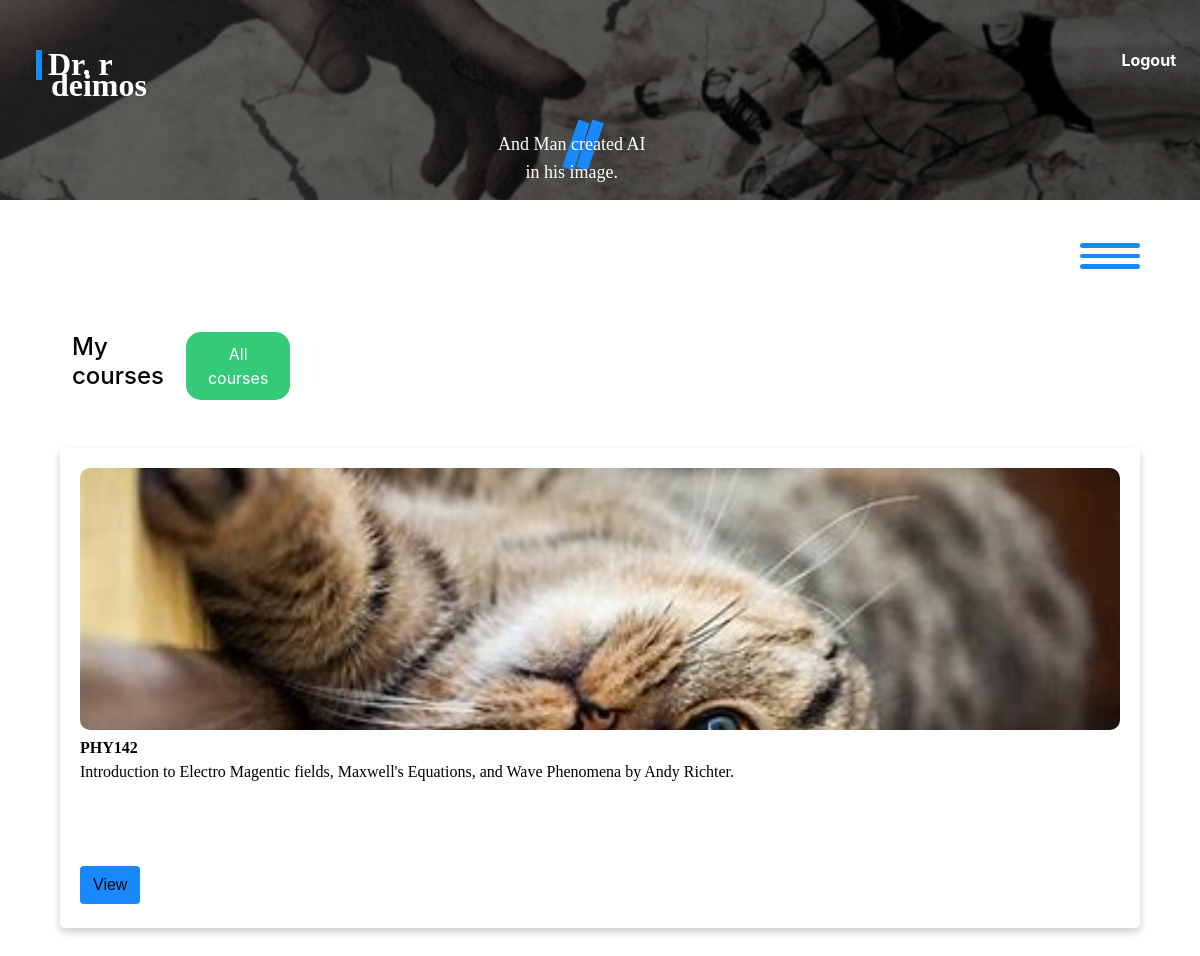
The page /deimos/ (signed in) on the database as committed earlier.
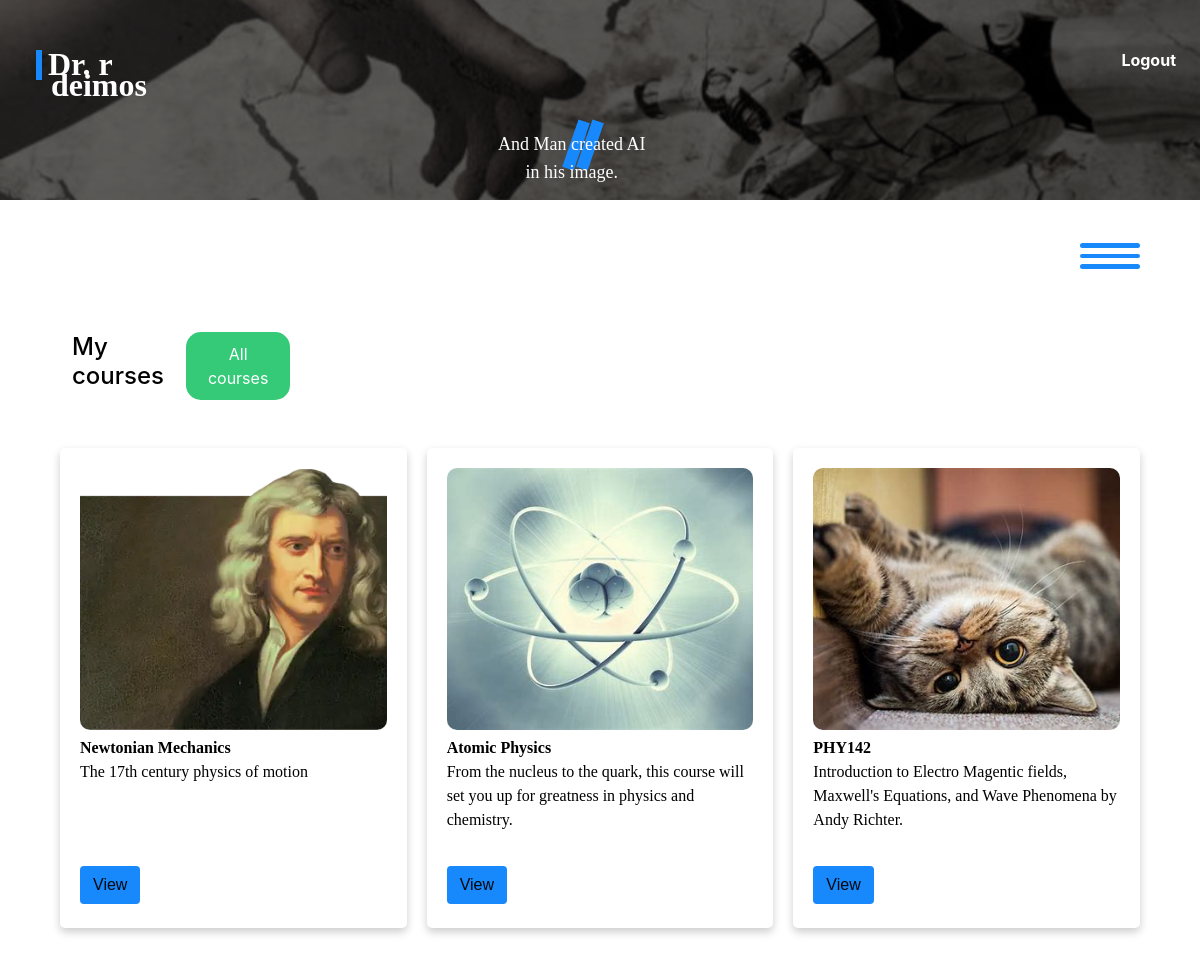
The same page on the database as committed later.
### phobos/models.py (models this page shows, shortened)
class Course(models.Model):
    name = models.CharField(max_length=100, blank=False, null=False)
    description = models.CharField(max_length=400, default="No description")
    subject = models.CharField(max_length=100,
                                choices=SubjectChoices.choices,
                                default=SubjectChoices.PHYSICS)
    number_of_students = models.IntegerField(blank=True, null=True)
    difficulty_level = models.CharField(
        max_length=10,
        choices=DifficultyChoices.choices,
        default=DifficultyChoices.MEDIUM,
    )
    professors = models.ManyToManyField('Professor', related_name='courses')
    topics = models.ManyToManyField('Topic', related_name='courses')
    timestamp = models.DateTimeField(auto_now_add=True)
    image = models.ImageField(upload_to='phobos/images/course_covers', blank=True, null=True)

### deimos/views.py (the view)
# urls.py: path('', views.index, name='index'),
@login_required(login_url='astros:login')
def index(request):
    student = get_object_or_404(Student, username=request.user.username)
    courses = student.courses.order_by('-timestamp')
    context = {
        "courses": courses
    }
    return render(request, "deimos/index.html", context)

### deimos/templates/deimos/index.html
{% extends 'deimos/layout.html' %}
{% block body%}
<div class="courses-toggle">
    <h4>My courses</h4> <span><a href="{% url 'astros:all_courses' %}"><button class="all-courses-button">All courses</button></a></span>
</div>
    <ul class="courses course-list">
        {% for course in courses%}
            {% include 'deimos/course_display.html' with course=course%}
        {% endfor %}
    </ul>
{% endblock %}

### deimos/templates/deimos/course_display.html (shortened to what this page needs)
<li class="course-li" data-course-id="{{ course.id }}">
    <div class="course-section">
        <div class="image-container">
            {% if course.image %}
                <img src="{{ course.image.url }}" alt="Course Image" class="course-image">
            {% endif %}
        </div>
        <div class="c-text">
            <span class="c-name"><strong>{{course.name}}</strong></span>
            <p class="c-description">{{ course.description|slice:":100" }}</p>
        </div>
    </div>
    <div class="edit-section il">{% csrf_token %}
        <div><a href="{% url 'deimos:course_management' course_id=course.id%}"><button class="btn edit-btn co" data-course-id="{{ course.id}}">View</button></div></a>
    </div>
</li>

Rows that differ between the two databases and show on the page:
added Course: image (picture), name "Newtonian Mechanics", description "The 17th century physics of motion"
now on this page (row unchanged): Course: image (picture), name "Atomic Physics", description "From the nucleus to the quark, this course will set you up for greatness in physics and chemistry."
